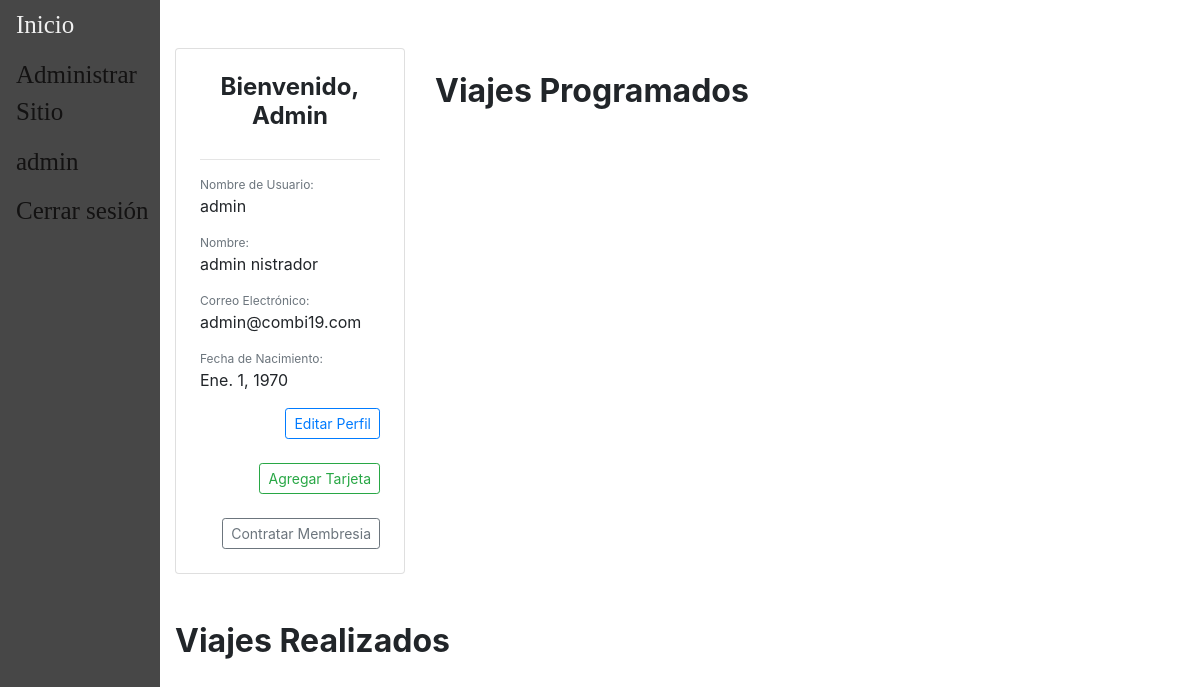
The app's page /accounts/perfil/ (signed in), older data.
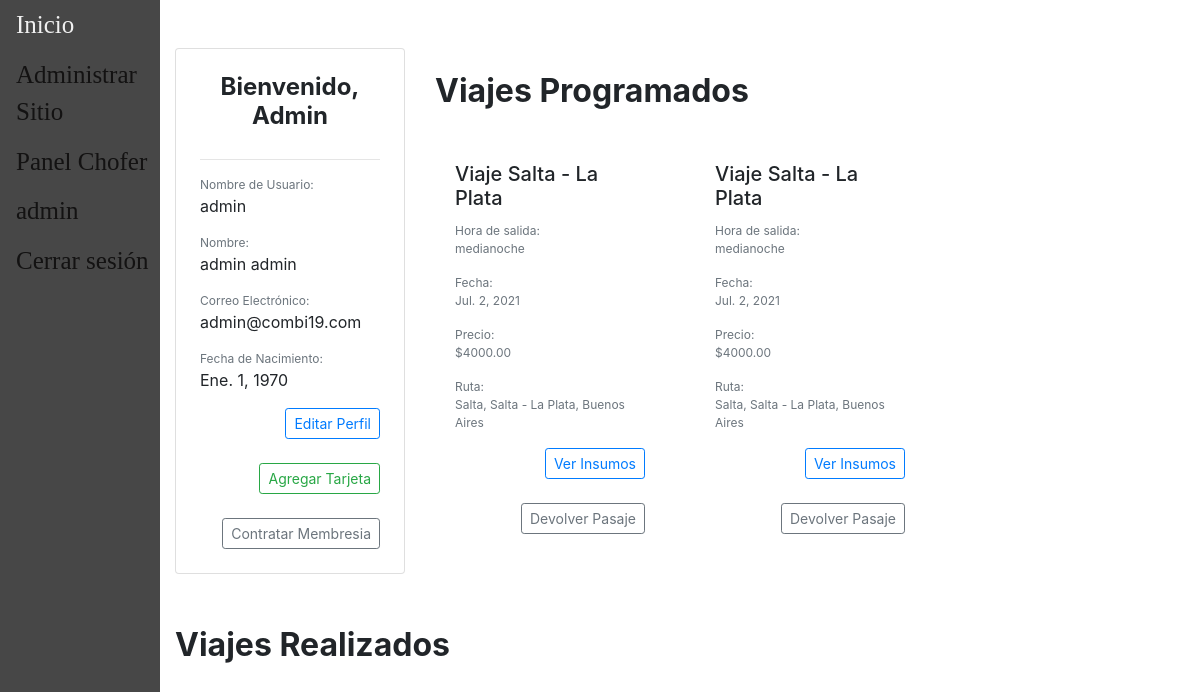
The same page, newer data.
### users/models.py (models this page shows, shortened)
class CustomUser(AbstractUser):
	username = models.CharField(_('Nombre de usuario'),max_length=40,primary_key=True,unique=True)
	email = models.EmailField(_('Dirección de correo electrónico'),unique=True)
	first_name = models.CharField(_('Nombre'),max_length=150)
	last_name = models.CharField(_('Apellido'),max_length=150)
	last_login = models.DateTimeField(_('Última conexión'),auto_now=True)
	fecha_nacimiento = models.DateField(_('Fecha de nacimiento'))
	has_premium = models.BooleanField(_('Posee membresía premium'),default=False)
	tarjetas = models.ManyToManyField(Tarjeta,blank=True)
	fecha_vencimiento = models.DateField(_('Fecha de vencimiento'), blank=True, null=True)
	USERNAME_FIELD = 'username'
	REQUIRED_FIELDS = [
		'email',
		'first_name',
		'last_name',
		'fecha_nacimiento',
	]
	objects = CustomUserManager()

### main/models.py (models this page shows, shortened)
class Viaje(models.Model):
    descripcion = models.CharField(max_length=100)
    fecha = models.DateField(validators=[MinValueValidator(datetime.date.today())])
    hora = models.TimeField(default=None)
    ruta =  models.ForeignKey(Ruta, default=None, on_delete=models.CASCADE)
    chofer = models.ForeignKey(Chofer, default=None, on_delete=models.CASCADE)
    combi =  models.ForeignKey(Combi, default=None, on_delete=models.CASCADE)
    precio = models.DecimalField(default=None, max_digits=10, decimal_places=2, validators=[MinValueValidator(0)])
    insumo = models.ManyToManyField(Insumo,blank=True)
    pasajeros = models.ManyToManyField(Pasajero, blank=True)
    estado = models.CharField(choices={('reservado','Reservado'),('viajando','Viajando'),('finalizado','Finalizado'),('cancelado','Cancelado')},max_length=12,default='reservado')
    class Meta:
        unique_together = ('chofer', 'fecha','hora', 'ruta',)

class Ruta(models.Model):
    origen = models.ForeignKey(Lugar, default=None, on_delete=models.CASCADE, related_name='origen')
    destino = models.ForeignKey(Lugar, default=None, on_delete=models.CASCADE, related_name='destino')
    class Meta:
        unique_together = ('origen', 'destino')
    def __str__(self):
        return str(self.origen)+" - "+str(self.destino)

class Lugar(models.Model):
    localidad = models.CharField(max_length=150)
    provincia = models.CharField(max_length=100)
    class Meta:
        unique_together = ('localidad', 'provincia',)
    def __str__(self):
        return (self.localidad+", "+self.provincia)

### users/views.py (the view)
# urls.py: path('accounts/perfil/', regviews.perfil, name="perfil"),
def perfil(response):
	viajes_pendientes = Viaje.objects.filter(pasajeros__usuario=response.user, pasajeros__estado='reservado')
	viajes_finalizados = Viaje.objects.filter(pasajeros__usuario=response.user and ~Q(pasajeros__estado='reservado'))
	return render(response,'users/perfil.html',{
		'user': response.user,
		'viajes_finalizados': viajes_finalizados,
		'viajes_pendientes': viajes_pendientes,
	})

### users/templates/users/perfil.html (shortened to what this page needs)
{% extends "main/base.html" %}
{% block content %}
{% load crispy_forms_tags %}
<br />
<br />
<div class="container mx-auto">
    <div class="row">
    	<div class="col-sm-12 col-md-12 col-lg-3 pb-4">
	    	<div class="card p-4">
		    	<h4 class="card-title font-weight-bold text-center">Bienvenido, {{ user.username|title }}</h4>
		      	<hr />
		    	<div class="card-text">
		    		<p class="text-muted mb-0" style="font-size: 12px">Nombre de Usuario:</p>
		    		<p>{{ user.username }}</p>
		    		<p class="text-muted mb-0" style="font-size: 12px">Nombre:</p>
			  		<p>{{ user.first_name }} {{ user.last_name }}</p>
			  		<p class="text-muted mb-0" style="font-size: 12px">Correo Electrónico:</p>
			  		<p>{{ user.email }}</p>
					<p class="text-muted mb-0" style="font-size: 12px">Fecha de Nacimiento:</p>
					<p>{{ user.fecha_nacimiento }}</p>
					<div class="text-right">
						<a role="button" class="btn btn-outline-primary btn-sm" href="{% url 'editar_perfil' %}">Editar Perfil</a>
					</div>
					<br />
					<div class="text-right">
						<a role="button" class="btn btn-outline-success btn-sm" href="{% url 'checkout' %}">Agregar Tarjeta</a>
					</div>
					<br />
					<form action="{% url 'cambiar_membresia' %}" method="POST">
						{% if user.has_premium %}
						<div class="text-right">
							<button type="submit" class="btn btn-outline-secondary btn-sm">Cancelar Gold</button>
						</div>
						<label for="test_usuario" class="">Su Suscripcion Gold vence el dia {{ user.fecha_vencimiento }}</label>
						{% else %}
						<div class="text-right">
							<a role="button" class="btn btn-outline-secondary btn-sm" href="{% url 'contratar_membresia' %}">Contratar Membresia </a>
						</div>
						{% endif %}
					</form>
		        </div>
	    	</div>
	  	</div>
	    <div class="col-sm-12 col-md-12 col-lg-9 pb-4">
	    	<div class="row">
	    		<div class="col-6 my-auto">
	    			<h2 class="font-weight-bold pt-4">Viajes Programados</h2>
	    		</div>
	    	</div>
	      	<br>
	      	<div class="row">
		      	{% for v in viajes_pendientes.all %}
			    	<div class="col-sm-12 col-md-6 col-lg-4 pb-4">
		                <div class="h-100">
							<div class="card-body">
		                  		<h5 class="card-title">{{ v.descripcion }}</h5>
                       			<p class="text-muted mb-0" style="font-size: 12px">Hora de salida:</p>
		                  		<p class="card-text text-muted" style="font-size:12px">{{ v.hora }}</p>
								<p class="text-muted mb-0" style="font-size: 12px">Fecha:</p>
								<p class="card-text text-muted" style="font-size:12px">{{ v.fecha }}</p>
								<p class="text-muted mb-0" style="font-size: 12px">Precio:</p>
								{% if user.has_premium %}
									{% widthratio v.precio 100 70 as precio %}
									<p class="card-text text-muted" style="font-size: 12px">${{ precio }}</p>
								{% else %}
									<p class="card-text text-muted" style="font-size: 12px">${{ v.precio }}</p>
								{% endif %}
								<p class="text-muted mb-0" style="font-size: 12px">Ruta:</p>
								<p class="card-text text-muted" style="font-size:12px">{{ v.ruta }}</p>
								<form action="{% url 'ver_insumos' vId=v.id %}" method="post">
									<div class="text-right">
										<button type="submit" class="btn btn-outline-primary btn-sm">Ver Insumos</button>
									</div>
								</form>
								<br />
								<form action="{% url 'devolver_pasaje' vId=v.id %}" method="post">
						  			<div class="text-right">
										<button type="submit" value={{v.id}} onclick="return confirm('Esta seguro?')" class="btn btn-outline-secondary btn-sm" >Devolver Pasaje</button>
						  			</div>
								</form>
		                	</div>
		              	</div>
		            </div>
		    	{% endfor %}
	        </div>
	    </div>
    	<div class="col-sm-12 col-md-12 col-lg-9 pb-4">
	    	<div class="row">
	    		<div class="col-6 my-auto">
	    			<h2 class="font-weight-bold pt-4">Viajes Realizados</h2>
	    		</div>
	    	</div>
	      	<br>
	    </div>
	</div>
</div>
{% endblock content %}

### main/templates/main/base.html (shortened to what this page needs)
{% load static %}
<!doctype html>
<html>
	<head>
		<link rel="stylesheet" href="https://cdn.jsdelivr.net/npm/bootstrap@4.6.0/dist/css/bootstrap.min.css">
	</head>
	<body>
		<main>
			<div class= "sidebar">
				<a href="/">Inicio</a>
				{% if user.is_staff %}
					<a href="/admin">Administrar Sitio</a>
				{% endif %}
				{% if user.chofer %}
					<a href="/chofer">Panel Chofer</a>
				{% endif %}
				{% if user.is_authenticated %}
					<a href="{% url 'perfil'%}">{{user.username}}</a>
					<a href="{% url 'logout'%}">Cerrar sesión</a>
				{% else  %}
					<a href="{% url 'register'%}">Registrarse</a>
					<a href="{% url 'login'%}">Iniciar Sesión</a>
				{% endif %}
			</div>
			<div id="content", name="content", class="main">
				{% block content %}
				{% endblock content %}
			</div>
		</main>
	</body>
</html>

Row changes from the older to the newer data that the page shows:
changed CustomUser "admin": last_name "nistrador" → "admin"
now on this page (row edited): Viaje: descripcion "Viaje Salta - La Plata", hora "medianoche", fecha "Jul. 2, 2021", precio "4000.00", ruta "Salta, Salta - La Plata, Buenos Aires", {{ v.id }} 1 (drawn)
Text that changed along with them:
text now shown: "Panel Chofer"
